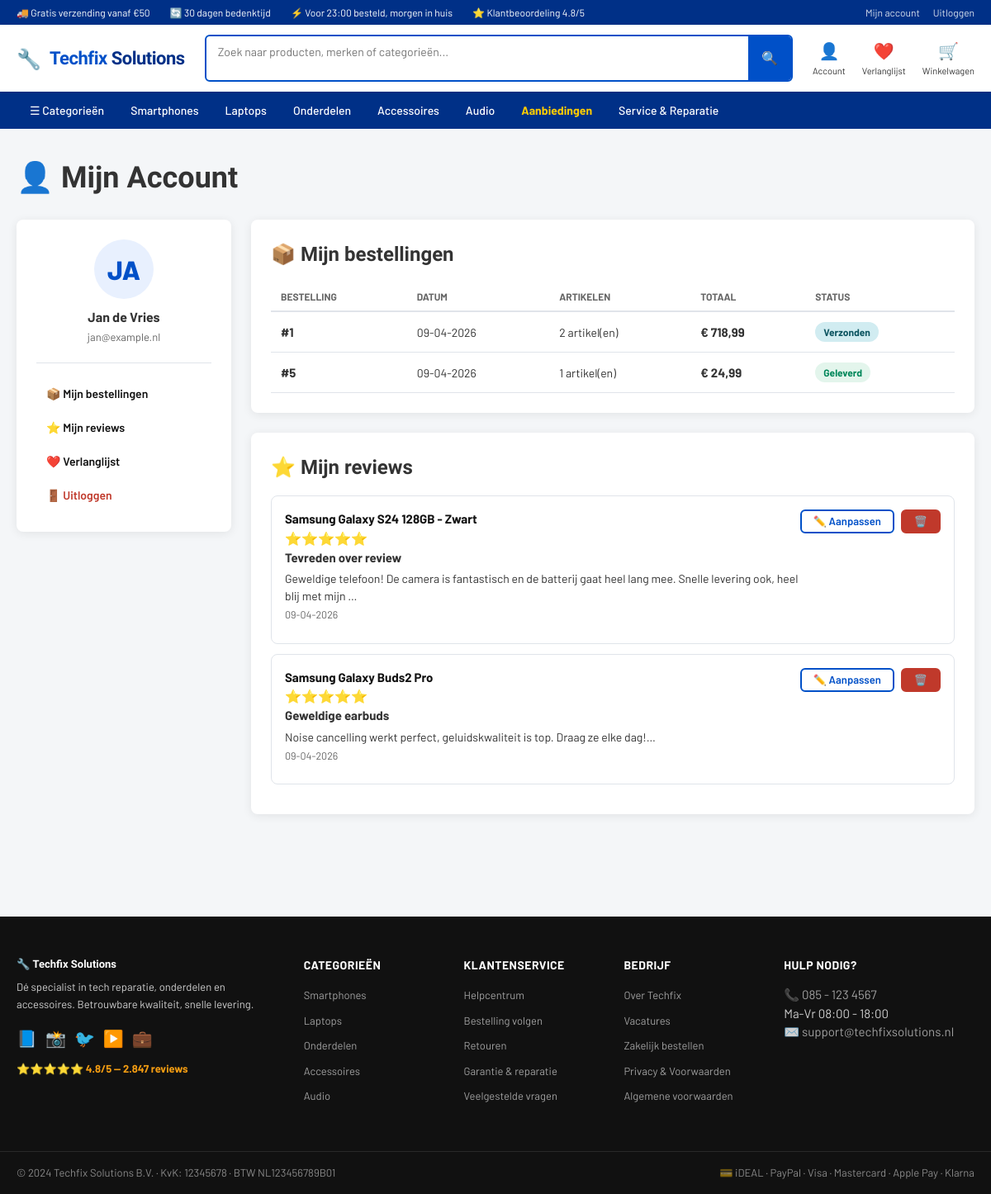
/profiel.php (signed in), run on the app's committed database.
### tables this page shows
CREATE TABLE `users` (
  `id`         int(10) UNSIGNED NOT NULL AUTO_INCREMENT,
  `name`       varchar(100)     NOT NULL,
  `email`      varchar(150)     NOT NULL,
  `password`   varchar(255)     NOT NULL,
  `role`       enum('user','admin') NOT NULL DEFAULT 'user',
  `created_at` timestamp        NOT NULL DEFAULT current_timestamp(),
  PRIMARY KEY (`id`),
  UNIQUE KEY `email` (`email`)
);

CREATE TABLE `orders` (
  `id`          int(10) UNSIGNED NOT NULL AUTO_INCREMENT,
  `user_id`     int(10) UNSIGNED DEFAULT NULL,
  `first_name`  varchar(100)     NOT NULL,
  `last_name`   varchar(100)     NOT NULL,
  `email`       varchar(150)     NOT NULL,
  `phone`       varchar(30)      DEFAULT NULL,
  `street`      varchar(200)     NOT NULL,
  `postal_code` varchar(20)      NOT NULL,
  `city`        varchar(100)     NOT NULL,
  `country`     varchar(100)     NOT NULL DEFAULT 'Nederland',
  `total`       decimal(10,2)    NOT NULL,
  `status`      enum('Nieuw','Verwerking','Verzonden','Geleverd','Geannuleerd') NOT NULL DEFAULT 'Nieuw',
  `created_at`  timestamp        NOT NULL DEFAULT current_timestamp(),
  PRIMARY KEY (`id`),
  KEY `fk_bestelling_gebruiker` (`user_id`),
  CONSTRAINT `fk_bestelling_gebruiker`
    FOREIGN KEY (`user_id`) REFERENCES `users` (`id`) ON DELETE SET NULL
);

CREATE TABLE `reviews` (
  `id`         int(10) UNSIGNED NOT NULL AUTO_INCREMENT,
  `product_id` int(10) UNSIGNED NOT NULL,
  `user_id`    int(10) UNSIGNED NOT NULL,
  `rating`     tinyint(1)       NOT NULL,
  `title`      varchar(255)     NOT NULL,
  `body`       text             NOT NULL,
  `created_at` timestamp        NOT NULL DEFAULT current_timestamp(),
  `updated_at` timestamp        NOT NULL DEFAULT current_timestamp() ON UPDATE current_timestamp(),
  PRIMARY KEY (`id`),
  KEY `fk_review_product`    (`product_id`),
  KEY `fk_review_gebruiker`  (`user_id`),
  CONSTRAINT `fk_review_product`
    FOREIGN KEY (`product_id`) REFERENCES `products` (`id`) ON DELETE CASCADE,
  CONSTRAINT `fk_review_gebruiker`
    FOREIGN KEY (`user_id`)    REFERENCES `users`    (`id`) ON DELETE CASCADE,
  CONSTRAINT `chk_beoordeling` CHECK (`rating` BETWEEN 1 AND 5)
);

CREATE TABLE `products` (
  `id`          int(10) UNSIGNED NOT NULL AUTO_INCREMENT,
  `category_id` int(10) UNSIGNED NOT NULL,
  `name`        varchar(255)     NOT NULL,
  `slug`        varchar(255)     NOT NULL,
  `description` text             DEFAULT NULL,
  `price`       decimal(10,2)    NOT NULL,
  `old_price`   decimal(10,2)    DEFAULT NULL,
  `stock`       int(11)          NOT NULL DEFAULT 0,
  `image`       varchar(255)     DEFAULT NULL,
  `brand`       varchar(100)     DEFAULT NULL,
  `sku`         varchar(100)     DEFAULT NULL,
  `is_featured` tinyint(1)       NOT NULL DEFAULT 0,
  `badge`       varchar(50)      DEFAULT NULL,
  `created_at`  timestamp        NOT NULL DEFAULT current_timestamp(),
  PRIMARY KEY (`id`),
  UNIQUE KEY `slug` (`slug`),
  KEY `fk_product_categorie` (`category_id`),
  CONSTRAINT `fk_product_categorie`
    FOREIGN KEY (`category_id`) REFERENCES `categories` (`id`)
);

### includes/config.php (called while the page is built, shortened)
<?php
$DB_HOST = 'localhost';
$DB_USER = 'root';
$DB_PASS = '';
$DB_NAME = 'techfix solutions';
$SITE_URL  = 'http://localhost/techfix2';
function getDB() {
    global $DB_HOST, $DB_USER, $DB_PASS, $DB_NAME;
    static $pdo = null;
    if ($pdo === null) {
        try {
            $pdo = new PDO(
                "mysql:host=$DB_HOST;dbname=$DB_NAME;charset=utf8mb4",
                $DB_USER,
                $DB_PASS,
                [
                    PDO::ATTR_ERRMODE            => PDO::ERRMODE_EXCEPTION,
                    PDO::ATTR_DEFAULT_FETCH_MODE => PDO::FETCH_ASSOC,
                    PDO::ATTR_EMULATE_PREPARES   => false,
                ]
            );
        } catch (PDOException $e) {
            error_log('Database fout: ' . $e->getMessage());
            include __DIR__ . '/error_page.php';
            exit;
        }
    }
    return $pdo;
}
function e($tekst) {
    return htmlspecialchars($tekst ?? '', ENT_QUOTES, 'UTF-8');
}
function getGebruiker() {
    try {
        $pdo  = getDB();
        $stmt = $pdo->prepare("SELECT * FROM users WHERE id = ?");
        $stmt->execute([$_SESSION['gebruiker_id']]);
        return $stmt->fetch();
    } catch (PDOException $e) {
        error_log('Fout bij ophalen gebruiker: ' . $e->getMessage());
        return null;
    }
}

### profiel.php (the view, shortened to what this page needs)
<?php
require_once __DIR__ . '/includes/config.php';
global $SITE_URL;
$gebruiker = getGebruiker();
try {
    $db = getDB();
    $bestellingen = $db->prepare("SELECT o.*, (SELECT COUNT(*) FROM order_items WHERE order_id = o.id) AS aantal_items FROM orders o WHERE o.user_id = ? ORDER BY o.created_at DESC");
    $bestellingen->execute([$gebruiker['id']]);
    $bestellingen = $bestellingen->fetchAll();
    $reviews = $db->prepare("SELECT r.*, p.name AS product_naam, p.id AS product_id FROM reviews r JOIN products p ON r.product_id = p.id WHERE r.user_id = ? ORDER BY r.created_at DESC");
    $reviews->execute([$gebruiker['id']]);
    $reviews = $reviews->fetchAll();
} catch (PDOException $e) {
    error_log('Profiel ophalen mislukt: ' . $e->getMessage());
    $bestellingen = [];
    $reviews      = [];
}
$statusKleuren = [
    'Nieuw'       => 'status-nieuw',
    'Verwerking'  => 'status-verwerking',
    'Verzonden'   => 'status-verzonden',
    'Geleverd'    => 'status-geleverd',
    'Geannuleerd' => 'status-geannuleerd',
];
require_once __DIR__ . '/includes/header.php';
?>
<main>
<section class="container">
    <h1 style="font-family:'Barlow Condensed',sans-serif;font-size:36px;font-weight:800;margin-bottom:24px;">👤 Mijn Account</h1>
    <section style="display:grid;grid-template-columns:260px 1fr;gap:24px;align-items:start;">
        <aside style="background:var(--wit);border-radius:var(--radius);padding:24px;box-shadow:var(--schaduw);">
            <section style="text-align:center;padding-bottom:20px;border-bottom:1px solid var(--rand);margin-bottom:16px;">
                <p style="width:72px;height:72px;background:var(--blauw-licht);border-radius:50%;display:flex;align-items:center;justify-content:center;font-size:32px;font-weight:800;color:var(--blauw-mid);margin:0 auto 10px;">
                    <?= strtoupper(substr($gebruiker['name'], 0, 2)) ?>
                </p>
                <strong style="display:block;font-size:16px;"><?= e($gebruiker['name']) ?></strong>
                <span style="color:var(--grijs-500);font-size:13px;"><?= e($gebruiker['email']) ?></span>
            </section>
            <nav aria-label="Account menu">
                <ul>
                    <li><a href="#bestellingen" style="display:block;padding:10px 12px;border-radius:6px;font-size:14px;font-weight:600;color:var(--grijs-900);">📦 Mijn bestellingen</a></li>
                    <li><a href="#reviews" style="display:block;padding:10px 12px;border-radius:6px;font-size:14px;font-weight:600;color:var(--grijs-900);">⭐ Mijn reviews</a></li>
                    <li><a href="<?= $SITE_URL ?>/verlanglijst.php" style="display:block;padding:10px 12px;border-radius:6px;font-size:14px;font-weight:600;color:var(--grijs-900);">❤️ Verlanglijst</a></li>
                    <li><a href="<?= $SITE_URL ?>/uitloggen.php" style="display:block;padding:10px 12px;border-radius:6px;font-size:14px;font-weight:600;color:var(--rood);">🚪 Uitloggen</a></li>
                </ul>
            </nav>
        </aside>
        <section>
            <section id="bestellingen" style="background:var(--wit);border-radius:var(--radius);padding:24px;box-shadow:var(--schaduw);margin-bottom:24px;">
                <h2 style="font-family:'Barlow Condensed',sans-serif;font-size:24px;font-weight:800;margin-bottom:16px;">📦 Mijn bestellingen</h2>
                <?php if (empty($bestellingen)): ?>
                <p style="color:var(--grijs-500);text-align:center;padding:40px 0;">
                    Je hebt nog geen bestellingen geplaatst. <a href="<?= $SITE_URL ?>/producten.php">Shop nu →</a>
                </p>
                <?php else: ?>
                <table style="width:100%;border-collapse:collapse;">
                    <thead>
                        <tr style="border-bottom:2px solid var(--rand);">
                            <th style="padding:8px 12px;text-align:left;font-size:12px;text-transform:uppercase;color:var(--grijs-500);" scope="col">Bestelling</th>
                            <th style="padding:8px 12px;text-align:left;font-size:12px;text-transform:uppercase;color:var(--grijs-500);" scope="col">Datum</th>
                            <th style="padding:8px 12px;text-align:left;font-size:12px;text-transform:uppercase;color:var(--grijs-500);" scope="col">Artikelen</th>
                            <th style="padding:8px 12px;text-align:left;font-size:12px;text-transform:uppercase;color:var(--grijs-500);" scope="col">Totaal</th>
                            <th style="padding:8px 12px;text-align:left;font-size:12px;text-transform:uppercase;color:var(--grijs-500);" scope="col">Status</th>
                        </tr>
                    </thead>
                    <tbody>
                        <?php foreach ($bestellingen as $b): ?>
                        <tr style="border-bottom:1px solid var(--rand);">
                            <td style="padding:12px;font-weight:700;">#<?= $b['id'] ?></td>
                            <td style="padding:12px;font-size:14px;"><?= date('d-m-Y', strtotime($b['created_at'])) ?></td>
                            <td style="padding:12px;font-size:14px;"><?= $b['aantal_items'] ?> artikel(en)</td>
                            <td style="padding:12px;font-weight:700;">€ <?= number_format($b['total'], 2, ',', '.') ?></td>
                            <td style="padding:12px;">
                                <span class="status-badge <?= $statusKleuren[$b['status']] ?? '' ?>"><?= e($b['status']) ?></span>
                            </td>
                        </tr>
                        <?php endforeach; ?>
                    </tbody>
                </table>
                <?php endif; ?>
            </section>
            <section id="reviews" style="background:var(--wit);border-radius:var(--radius);padding:24px;box-shadow:var(--schaduw);">
                <h2 style="font-family:'Barlow Condensed',sans-serif;font-size:24px;font-weight:800;margin-bottom:16px;">⭐ Mijn reviews</h2>
                <?php if (empty($reviews)): ?>
                <p style="color:var(--grijs-500);">Je hebt nog geen reviews geplaatst.</p>
                <?php else: ?>
                <?php foreach ($reviews as $r): ?>
                <article style="border:1px solid var(--rand);border-radius:var(--radius);padding:16px;margin-bottom:12px;">
                    <header style="display:flex;justify-content:space-between;align-items:flex-start;margin-bottom:8px;">
                        <section>
                            <a href="<?= $SITE_URL ?>/product.php?id=<?= $r['product_id'] ?>" style="font-weight:700;color:var(--grijs-900);"><?= e($r['product_naam']) ?></a>
                            <p style="color:var(--geel);font-size:16px;"><?= str_repeat('⭐', $r['rating']) ?></p>
                            <strong><?= e($r['title']) ?></strong>
                            <p style="font-size:14px;color:var(--grijs-700);margin-top:4px;"><?= e(substr($r['body'], 0, 120)) ?>…</p>
                            <small style="color:var(--grijs-500);"><?= date('d-m-Y', strtotime($r['created_at'])) ?></small>
                        </section>
                        <p style="display:flex;gap:8px;flex-shrink:0;">
                            <a href="<?= $SITE_URL ?>/review-bewerken.php?id=<?= $r['id'] ?>&product=<?= $r['product_id'] ?>" class="knop knop-omlijnd knop-sm">✏️ Aanpassen</a>
                            <a href="<?= $SITE_URL ?>/review-verwijderen.php?id=<?= $r['id'] ?>&product=<?= $r['product_id'] ?>" class="knop knop-gevaar knop-sm" onclick="return confirm('Review verwijderen?')">🗑️</a>
                        </p>
                    </header>
                </article>
                <?php endforeach; ?>
                <?php endif; ?>
            </section>
        </section>
    </section>
</section>
</main>
<?php require_once __DIR__ . '/includes/footer.php'; ?>

### css/style.css (style rules this page uses)
:root { --blauw: #003087; --blauw-mid: #0050c8; --blauw-licht: #e8f0fe; --groen: #00875a; --groen-licht: #e3f5ec; --rood: #c0392b; --oranje: #e67e22; --geel: #f39c12; --grijs-900: #111; --grijs-700: #333; --grijs-500: #666; --grijs-300: #bbb; --grijs-100: #f4f6f8; --wit: #fff; --rand: #e0e4ea; --schaduw: 0 2px 12px rgba(0,0,0,0.08); --schaduw-lg: 0 8px 30px rgba(0,0,0,0.12); --radius: 8px; --radius-lg: 12px; }
*, *::before, *::after { box-sizing: border-box; margin: 0; padding: 0; }
html { scroll-behavior: smooth; }
body { font-family: 'Barlow', sans-serif; font-size: 15px; color: var(--grijs-700); background: var(--grijs-100); line-height: 1.5; }
a { color: var(--blauw-mid); text-decoration: none; }
ul, ol { list-style: none; }
.container { max-width: 1280px; margin: 0 auto; padding: 0 20px; }
main { padding: 32px 0 64px; }
.knop { display: inline-flex; align-items: center; justify-content: center; gap: 6px; padding: 10px 20px; border-radius: 6px; font-family: 'Barlow', sans-serif; font-size: 14px; font-weight: 600; cursor: pointer; border: 2px solid transparent; transition: all 0.15s; text-align: center; text-decoration: none; line-height: 1; }
.knop-omlijnd { background: transparent; color: var(--blauw-mid); border-color: var(--blauw-mid); }
.knop-gevaar { background: var(--rood); color: var(--wit); border-color: var(--rood); }
.knop-sm { padding: 6px 14px; font-size: 13px; }
.status-badge { display: inline-block; padding: 3px 10px; border-radius: 20px; font-size: 12px; font-weight: 700; }
.status-verzonden { background: #d1ecf1; color: #0c5460; }
.status-geleverd { background: var(--groen-licht); color: var(--groen); }

### data on the page
users: name "JA", name "Jan de Vries", email "jan@example.nl"
orders: id "1", created_at "09-04-2026", aantal_items "2", total "718,99", status "Verzonden"
orders: id "5", created_at "09-04-2026", aantal_items "1", total "24,99", status "Geleverd"
reviews: product.name "Samsung Galaxy S24 128GB - Zwart", rating "⭐⭐⭐⭐⭐", title "Tevreden over review", body "Geweldige telefoon! De camera is fantastisch en de batterij gaat heel lang mee. Snelle levering ook, heel blij met mijn", created_at "09-04-2026"
reviews: product.name "Samsung Galaxy Buds2 Pro", rating "⭐⭐⭐⭐⭐", title "Geweldige earbuds", body "Noise cancelling werkt perfect, geluidskwaliteit is top. Draag ze elke dag!", created_at "09-04-2026"
